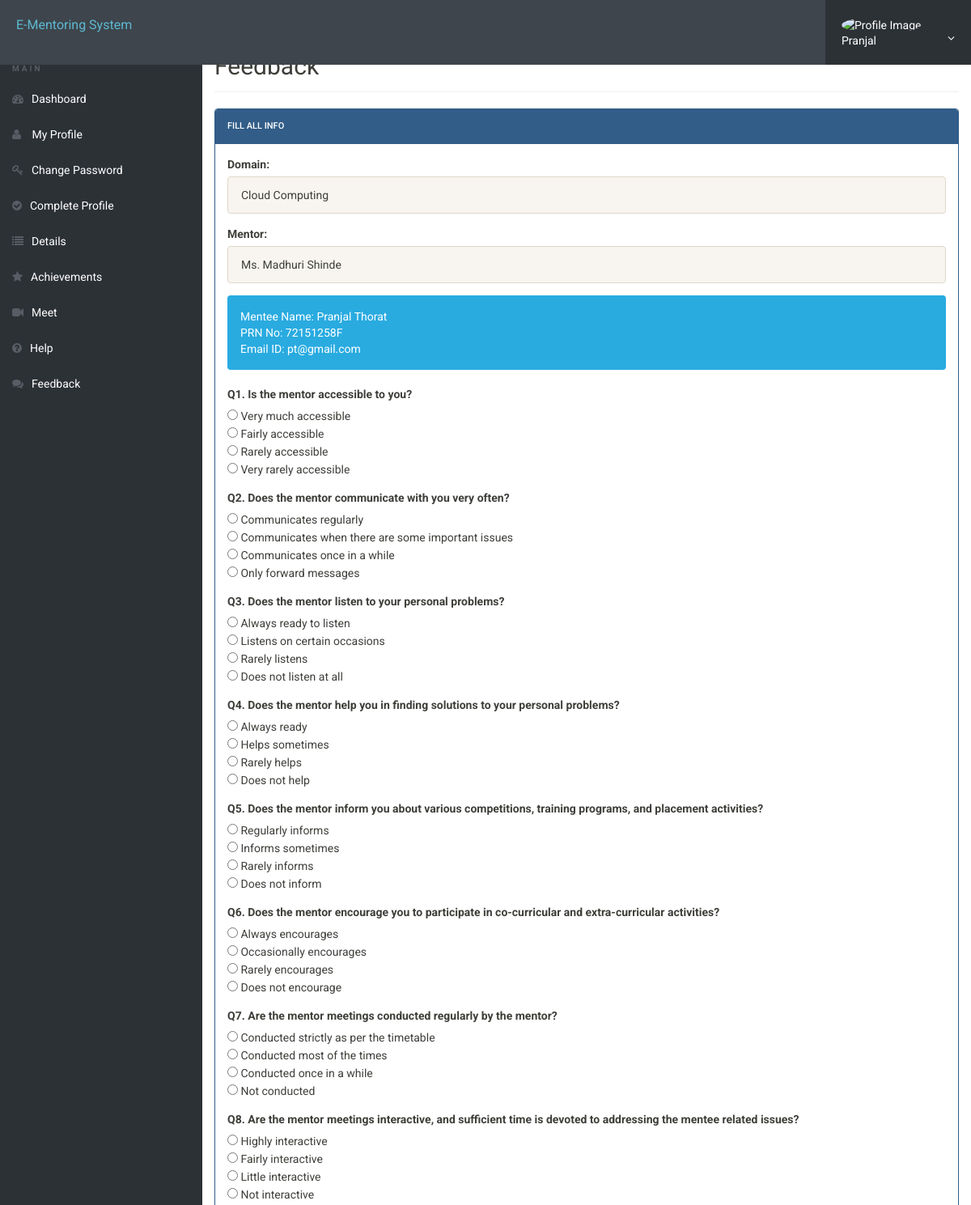
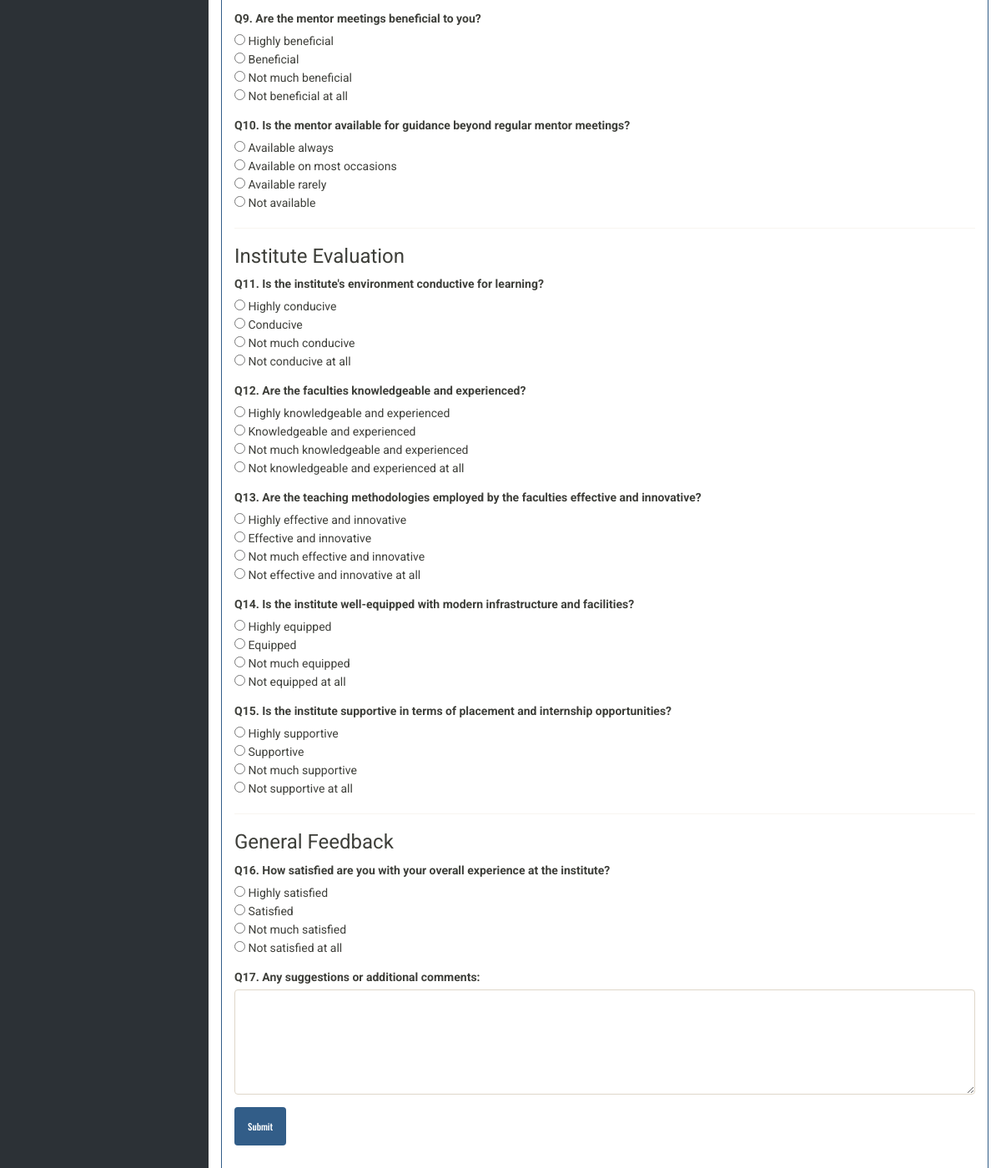
Screenshot of /feedback.php (signed in) with the database file from the repository (2 pictures, top to bottom).
### tables this page shows
CREATE TABLE `userregistration` (
  `id` int(11) NOT NULL,
  `profileImage` blob DEFAULT NULL,
  `prnno` varchar(255) NOT NULL,
  `firstName` varchar(255) NOT NULL,
  `middleName` varchar(255) NOT NULL,
  `lastName` varchar(255) NOT NULL,
  `gender` varchar(255) NOT NULL,
  `contactNo` bigint(20) NOT NULL,
  `email` varchar(255) NOT NULL,
  `password` varchar(255) NOT NULL,
  `regDate` timestamp NOT NULL DEFAULT current_timestamp(),
  `updationDate` varchar(45) NOT NULL,
  `passUdateDate` varchar(45) NOT NULL,
  `domain` varchar(255) DEFAULT NULL,
  `mentor_id` int(11) DEFAULT NULL
);

CREATE TABLE `mentors` (
  `id` int(11) NOT NULL,
  `email` varchar(50) NOT NULL,
  `password` varchar(8) NOT NULL,
  `year` text NOT NULL,
  `mentor_name` varchar(30) NOT NULL,
  `divs` varchar(12) NOT NULL,
  `posting_date` timestamp NOT NULL DEFAULT current_timestamp(),
  `domain` varchar(100) NOT NULL,
  `assignedstudents` int(11) DEFAULT 0
);

CREATE TABLE `registration` (
  `id` int(11) NOT NULL,
  `sscper` int(11) NOT NULL,
  `sscschool` text NOT NULL,
  `sscyear` int(11) NOT NULL,
  `hscper` int(11) NOT NULL,
  `hsccollege` text NOT NULL,
  `hscyear` int(11) NOT NULL,
  `yeargap` text NOT NULL,
  `year` text NOT NULL,
  `sem` int(11) NOT NULL,
  `mentor` text NOT NULL,
  `hostelstatus` enum('Hostel','Regular') NOT NULL,
  `bday` date NOT NULL,
  `cgpa` float NOT NULL,
  `course` varchar(500) NOT NULL,
  `prnno` varchar(255) NOT NULL,
  `firstName` varchar(500) NOT NULL,
  `middleName` varchar(500) NOT NULL,
  `lastName` varchar(500) NOT NULL,
  `gender` varchar(250) NOT NULL,
  `contactno` bigint(11) NOT NULL,
  `emailid` varchar(500) NOT NULL,
  `egycontactno` bigint(11) NOT NULL,
  `guardianName` varchar(500) NOT NULL,
  `guardianRelation` varchar(500) NOT NULL,
  `guardianContactno` bigint(11) NOT NULL,
  `corresAddress` varchar(500) NOT NULL,
  `corresCIty` varchar(500) NOT NULL,
  `corresState` varchar(500) NOT NULL,
  `corresPincode` int(11) NOT NULL,
  `pmntAddress` varchar(500) NOT NULL,
  `pmntCity` varchar(500) NOT NULL,
  `pmnatetState` varchar(500) NOT NULL,
  `pmntPincode` int(11) NOT NULL,
  `postingDate` timestamp NOT NULL DEFAULT current_timestamp(),
  `updationDate` varchar(500) NOT NULL,
  `domain` varchar(255) DEFAULT NULL
);

### feedback.php (the view, shortened to what this page needs)
<?php
include('includes/config.php');
$query = "SELECT u.domain, m.mentor_name
FROM userregistration u
INNER JOIN mentors m ON u.mentor_id = m.id
WHERE u.id = ?";
$stmt = $mysqli->prepare($query);
$stmt->bind_param('i', $_SESSION['id']);
$stmt->execute();
$stmt->store_result();
$domain = "Unknown";
$mentor = "Unknown";
if ($stmt->num_rows > 0) {
    $stmt->bind_result($domain, $mentor);
}
?>
<!doctype html>
<html lang="en" class="no-js">
<head>
	<link rel="stylesheet" href="css/font-awesome.min.css">
	<link rel="stylesheet" href="css/bootstrap.min.css">
	<link rel="stylesheet" href="css/dataTables.bootstrap.min.css">
	<link rel="stylesheet" href="css/bootstrap-social.css">
	<link rel="stylesheet" href="css/bootstrap-select.css">
	<link rel="stylesheet" href="css/fileinput.min.css">
	<link rel="stylesheet" href="css/awesome-bootstrap-checkbox.css">
	<link rel="stylesheet" href="css/style.css">
</head>
<body>
	<?php include('includes/header.php');?>
	<div class="ts-main-content">
		<?php include('includes/sidebar.php');?>
		<div class="content-wrapper">
			<div class="container-fluid">
				<div class="row">
					<div class="col-md-12">
						<h2 class="page-title">Feedback</h2>
						<div class="row">
							<div class="col-md-12">
								<div class="panel panel-primary">
									<div class="panel-heading">Fill all Info</div>
									<div class="panel-body">
										 <div class="form-group">
                                            <label for="domain">Domain:</label>
                                            <input type="text" class="form-control" id="domain" name="domain" value="<?php echo $domain; ?>" readonly>
                                        </div>
                                        <div class="form-group">
                                            <label for="mentor">Mentor:</label>
                                            <input type="text" class="form-control" id="mentor" name="mentor" value="<?php echo $mentor; ?>" readonly>
                                        </div>
									<?php
    $servername = "localhost";
    $username = "root";
    $password = "";
    $dbname = "mentoring";
    $conn = new mysqli($servername, $username, $password, $dbname);
$loggedInUserId = $_SESSION['id'];
$sql = "SELECT firstName, lastName, prnno, emailid, domain, mentor FROM registration WHERE id = ?";
$stmt = $conn->prepare($sql);
$stmt->bind_param("i", $loggedInUserId);
$stmt->execute();
$result = $stmt->get_result();
if ($result->num_rows > 0) {
    $row = $result->fetch_assoc();
    $firstName = $row["firstName"];
    $lastName = $row["lastName"];
    $prnno = $row["prnno"];
    $emailid = $row["emailid"];
    $studentName = $firstName . " " . $lastName;
    echo '<div class="alert alert-info" role="alert">';
    echo 'Mentee Name: ' . $studentName . '<br>';
    echo 'PRN No: ' . $prnno . '<br>';
    echo 'Email ID: ' . $emailid . '<br>';
    echo '</div>';
} else {
    echo '<div class="alert alert-danger" role="alert">No Mentee details found!</div>';
}
?>
										<form method="post">
											<div class="form-group">
												<label>Q1. Is the mentor accessible to you?</label><br>
												<input type="radio" name="q1" value="Very much accessible"> Very much accessible<br>
												<input type="radio" name="q1" value="Fairly accessible"> Fairly accessible<br>
												<input type="radio" name="q1" value="Rarely accessible"> Rarely accessible<br>
												<input type="radio" name="q1" value="Very rarely accessible"> Very rarely accessible
											</div>
											<div class="form-group">
												<label>Q2. Does the mentor communicate with you very often?</label><br>
												<input type="radio" name="q2" value="Communicates regularly"> Communicates regularly<br>
												<input type="radio" name="q2" value="Communicates when there are some important issues"> Communicates when there are some important issues<br>
												<input type="radio" name="q2" value="Communicates once in a while"> Communicates once in a while<br>
												<input type="radio" name="q2" value="Only forward messages"> Only forward messages
											</div>
											<div class="form-group">
												<label>Q3. Does the mentor listen to your personal problems?</label><br>
												<input type="radio" name="q3" value="Always ready to listen"> Always ready to listen<br>
												<input type="radio" name="q3" value="Listens on certain occasions"> Listens on certain occasions<br>
												<input type="radio" name="q3" value="Rarely listens"> Rarely listens<br>
												<input type="radio" name="q3" value="Does not listen at all"> Does not listen at all
											</div>
											<div class="form-group">
												<label>Q4. Does the mentor help you in finding solutions to your personal problems?</label><br>
												<input type="radio" name="q4" value="Always ready"> Always ready<br>
												<input type="radio" name="q4" value="Helps sometimes"> Helps sometimes<br>
												<input type="radio" name="q4" value="Rarely helps"> Rarely helps<br>
												<input type="radio" name="q4" value="Does not help"> Does not help
											</div>
											<div class="form-group">
												<label>Q5. Does the mentor inform you about various competitions, training programs, and placement activities?</label><br>
												<input type="radio" name="q5" value="Regularly informs"> Regularly informs<br>
												<input type="radio" name="q5" value="Informs sometimes"> Informs sometimes<br>
												<input type="radio" name="q5" value="Rarely informs"> Rarely informs<br>
												<input type="radio" name="q5" value="Does not inform"> Does not inform
											</div>
											<div class="form-group">
												<label>Q6. Does the mentor encourage you to participate in co-curricular and extra-curricular activities?</label><br>
												<input type="radio" name="q6" value="Always encourages"> Always encourages<br>
												<input type="radio" name="q6" value="Occasionally encourages"> Occasionally encourages<br>
												<input type="radio" name="q6" value="Rarely encourages"> Rarely encourages<br>
												<input type="radio" name="q6" value="Does not encourage"> Does not encourage
											</div>
											<div class="form-group">
												<label>Q7. Are the mentor meetings conducted regularly by the mentor?</label><br>
												<input type="radio" name="q7" value="Conducted strictly as per the timetable"> Conducted strictly as per the timetable<br>
												<input type="radio" name="q7" value="Conducted most of the times"> Conducted most of the times<br>
												<input type="radio" name="q7" value="Conducted once in a while"> Conducted once in a while<br>
												<input type="radio" name="q7" value="Not conducted"> Not conducted
											</div>
											<div class="form-group">
												<label>Q8. Are the mentor meetings interactive, and sufficient time is devoted to addressing the mentee related issues?</label><br>
												<input type="radio" name="q8" value="Highly interactive"> Highly interactive<br>
												<input type="radio" name="q8" value="Fairly interactive"> Fairly interactive<br>
												<input type="radio" name="q8" value="Little interactive"> Little interactive<br>
												<input type="radio" name="q8" value="Not interactive"> Not interactive
											</div>
											<div class="form-group">
												<label>Q9. Are the mentor meetings beneficial to you?</label><br>
												<input type="radio" name="q9" value="Highly beneficial"> Highly beneficial<br>
												<input type="radio" name="q9" value="Beneficial"> Beneficial<br>
												<input type="radio" name="q9" value="Not much beneficial"> Not much beneficial<br>
												<input type="radio" name="q9" value="Not beneficial at all"> Not beneficial at all
											</div>
											<div class="form-group">
												<label>Q10. Is the mentor available for guidance beyond regular mentor meetings?</label><br>
												<input type="radio" name="q10" value="Available always"> Available always<br>
												<input type="radio" name="q10" value="Available on most occasions"> Available on most occasions<br>
												<input type="radio" name="q10" value="Available rarely"> Available rarely<br>
												<input type="radio" name="q10" value="Not available"> Not available
											</div>
											<hr>
											<h3>Institute Evaluation</h3>
											<div class="form-group">
												<label>Q11. Is the institute's environment conductive for learning?</label><br>
												<input type="radio" name="q11" value="Highly conductive"> Highly conducive<br>
												<input type="radio" name="q11" value="Conductive"> Conducive<br>
												<input type="radio" name="q11" value="Not much conductive"> Not much conducive<br>
												<input type="radio" name="q11" value="Not conductive at all"> Not conducive at all
											</div>
											<div class="form-group">
												<label>Q12. Are the faculties knowledgeable and experienced?</label><br>
												<input type="radio" name="q12" value="Highly knowledgeable and experienced"> Highly knowledgeable and experienced<br>
												<input type="radio" name="q12" value="Knowledgeable and experienced"> Knowledgeable and experienced<br>
												<input type="radio" name="q12" value="Not much knowledgeable and experienced"> Not much knowledgeable and experienced<br>
												<input type="radio" name="q12" value="Not knowledgeable and experienced at all"> Not knowledgeable and experienced at all
											</div>
											<div class="form-group">
												<label>Q13. Are the teaching methodologies employed by the faculties effective and innovative?</label><br>
												<input type="radio" name="q13" value="Highly effective and innovative"> Highly effective and innovative<br>
												<input type="radio" name="q13" value="Effective and innovative"> Effective and innovative<br>
												<input type="radio" name="q13" value="Not much effective and innovative"> Not much effective and innovative<br>
												<input type="radio" name="q13" value="Not effective and innovative at all"> Not effective and innovative at all
											</div>
											<div class="form-group">
												<label>Q14. Is the institute well-equipped with modern infrastructure and facilities?</label><br>
												<input type="radio" name="q14" value="Highly equipped"> Highly equipped<br>
												<input type="radio" name="q14" value="Equipped"> Equipped<br>
												<input type="radio" name="q14" value="Not much equipped"> Not much equipped<br>
												<input type="radio" name="q14" value="Not equipped at all"> Not equipped at all
											</div>
											<div class="form-group">
												<label>Q15. Is the institute supportive in terms of placement and internship opportunities?</label><br>
												<input type="radio" name="q15" value="Highly supportive"> Highly supportive<br>
												<input type="radio" name="q15" value="Supportive"> Supportive<br>
												<input type="radio" name="q15" value="Not much supportive"> Not much supportive<br>
												<input type="radio" name="q15" value="Not supportive at all"> Not supportive at all
											</div>
											<hr>
											<h3>General Feedback</h3>
											<div class="form-group">
												<label>Q16. How satisfied are you with your overall experience at the institute?</label><br>
												<input type="radio" name="q16" value="Highly satisfied"> Highly satisfied<br>
												<input type="radio" name="q16" value="Satisfied"> Satisfied<br>
												<input type="radio" name="q16" value="Not much satisfied"> Not much satisfied<br>
												<input type="radio" name="q16" value="Not satisfied at all"> Not satisfied at all
											</div>
											<div class="form-group">
												<label>Q17. Any suggestions or additional comments:</label><br>
												<textarea name="comments" class="form-control" rows="5"></textarea>
											</div>
											<div class="form-group">
												<button type="submit" name="submit" class="btn btn-primary">Submit</button>
											</div>
										</form>
									</div>
								</div>
							</div>
						</div>
					</div>
				</div>
			</div>
		</div>
	</div>
</body>
</html>

### includes/header.php (shortened to what this page needs)
<?php
include('includes/config.php');
if(isset($_SESSION['id'])) {
    $mentee_id = $_SESSION['id'];
    $query = "SELECT profileImage, firstName FROM userregistration WHERE id = ?";
    $stmt = $mysqli->prepare($query);
    $stmt->bind_param('i', $mentee_id);
    $stmt->execute();
    $stmt->bind_result($profileImage, $firstName);
} else {
    $profileImage = "img/user.png";
    $firstName = "";
}
?>
<div class="brand clearfix">
    <a href="#" class="logo" style="font-size:16px;">E-Mentoring System</a>
    <?php if(isset($_SESSION['id'])): ?>
        <ul class="ts-profile-nav">
            <li class="ts-account">
                <a href="#">
                    <img src="<?php echo $profileImage; ?>" class="ts-avatar hidden-side" alt="Profile Image">
                    <?php echo $firstName; ?> <i class="fa fa-angle-down hidden-side"></i>
                </a>
            </li>
        </ul>
    <?php endif; ?>
</div>

### rows the page displays
userregistration: firstName "Pranjal", domain "Cloud Computing", mentor "Ms. Madhuri Shinde"
registration: studentName "Pranjal Thorat", prnno "72151258F", emailid "pt@gmail.com"
